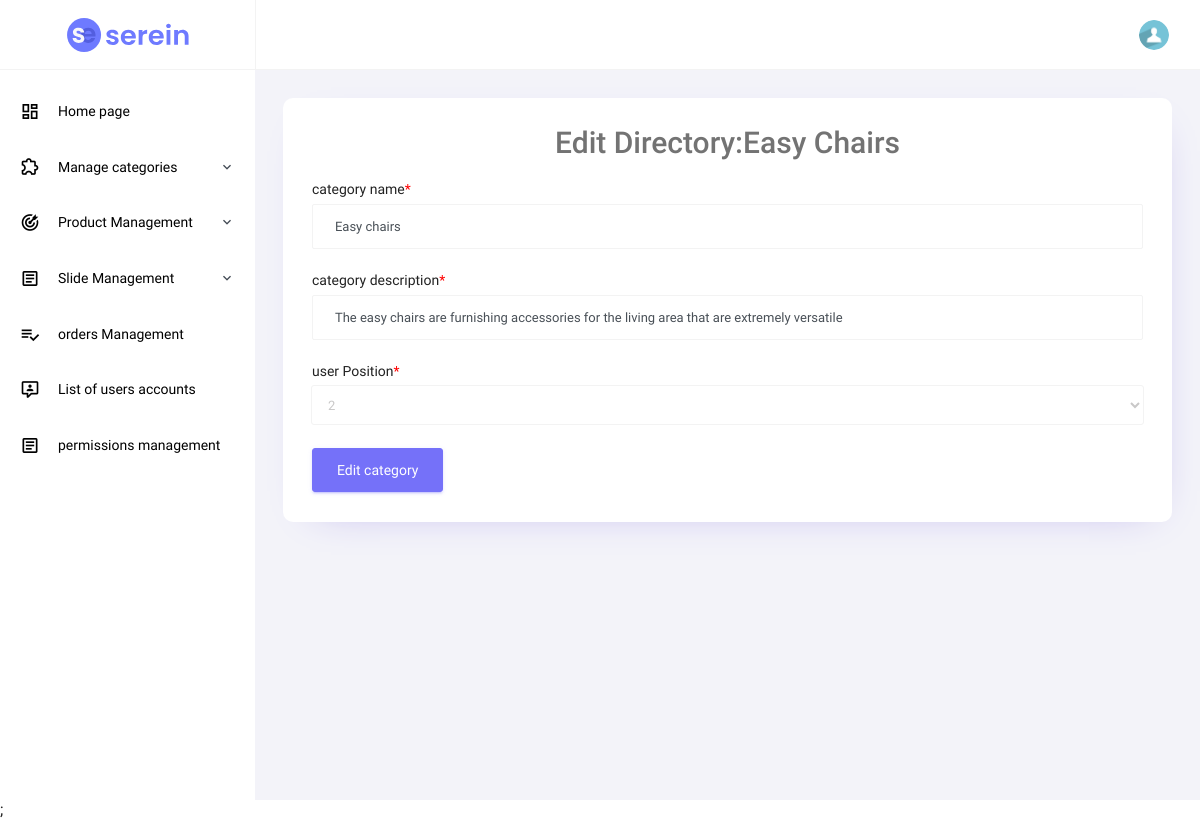
The app's page /furniture/admin/edit_category.php?cid=3 with its own data.
### tables this page shows
CREATE TABLE `categories` (
  `cat_id` int(11) NOT NULL,
  `cat_name` varchar(50) NOT NULL,
  `description` varchar(255) NOT NULL,
  `position` int(11) NOT NULL
);

### furniture/includes/functions.php (called while the page is built, shortened)
<?php
function validate_id($id){
    if (isset($id)&& filter_var($id,FILTER_VALIDATE_INT,array('min_array' => 1))) {
        $val_id = $id;
        return $val_id;
    }else{
        return NULL;
    }
}
?>

### furniture/admin/edit_category.php (the view, shortened to what this page needs)
<?php
include ('../includes/mysqli_connect.php');
include ('../includes/functions.php');
include "admin_header.php";
include "admin_navbar.php";
include "admin_partial.php";
include "admin_sidebar.php";
$cid = validate_id($_GET['cid']);
$q = "SELECT * FROM categories WHERE cat_id ={$cid}";
$r = mysqli_query($dbc, $q);
if (mysqli_num_rows($r) == 1) {
    $cats = mysqli_fetch_array($r,MYSQLI_ASSOC);
} else {
    $msg = "Error!Category does not exist";
    $suc = 0;
}
?>
<div class="main-panel">
    <div class="content-wrapper">
        <div class="row grid-margin">
            <div class="col-12 grid-margin stretch-card">
                <div class="card">
                    <div class="card-body">
                        <h4 class="card-title" style="text-align: center;font-size: 30px;">Edit directory:<?php if(isset($cats['cat_name'])) echo $cats['cat_name'];?></h4>
                        <form class="forms-sample" action="action/action_edit_category.php?cid=<?php echo $cid;?>" method="post" >
                            <div class="form-group">
                                <label for="exampleInputName1">category name<span style="color: red">*</span></label>
                                <input type="text" value="<?php if(isset($cats['cat_name'])) echo $cats['cat_name'];?>"
                                   name="category" class="form-control" id="exampleInputName1" placeholder="Name list" />
                            </div>
                            <div class="form-group">
                                <label for="exampleInputName1">category description<span style="color: red">*</span></label>
                                <input type="text" value="<?php if(isset($cats['description'])) echo $cats['description'];?>"
                                       name="desc" class="form-control" id="exampleInputName1" placeholder="description" />
                            </div>
                            <div class="form-group">
                                <label for="exampleInputPassword4">user Position<span style="color: red">*</span></label>
                                <select name="position" aria-controls="order-listing" class="form-control">
                                    <?php
                                    $q = "SELECT count(cat_id) as count FROM categories";
                                    $r = mysqli_query($dbc,$q);
                                    if (mysqli_num_rows($r) == 1){
                                        list($num) = mysqli_fetch_array($r,MYSQLI_NUM);
                                        for($i=1;$i<=$num+1;$i++){
                                            echo "<option value='{$i}'";
                                            if(isset($cats['position']) && $cats['position'] == $i) echo "selected='selected'";
                                            echo ">".$i."</option>";
                                        }
                                    }
                                    ?>
                                </select>
                            </div>
                            <button type="submit" name="submit" class="btn btn-primary mr-2">Edit category</button>
                        </form>
                    </div>
                </div>
            </div>
        </div>
    </div>
</div>
<?php include "admin_end.php" ?>;

### records on screen
categories: cat_name "Easy Chairs", category "Easy chairs", desc "The easy chairs are furnishing accessories for the living area that are extremely versatile", position "2"
